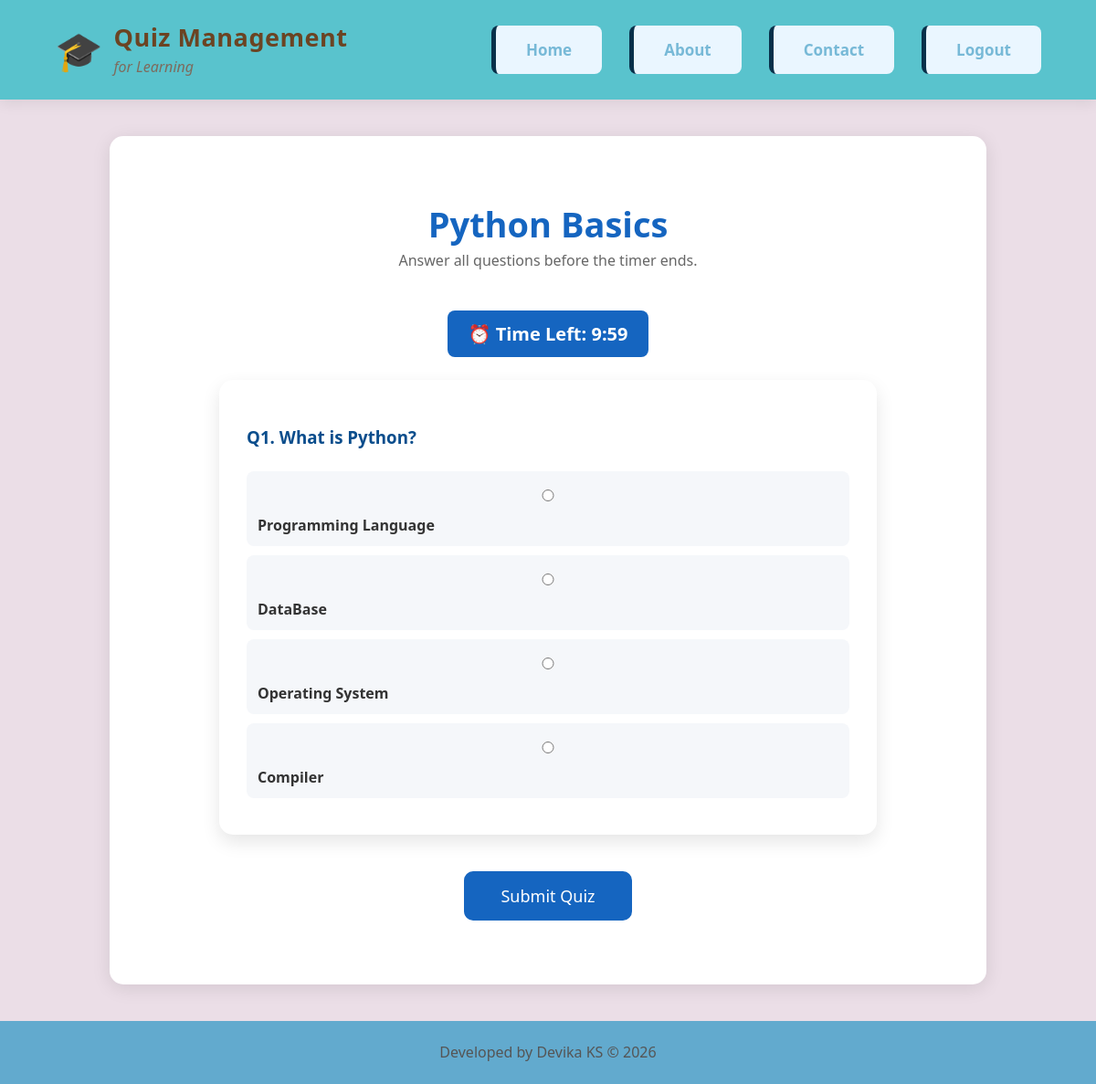
The app's page /start_quiz/1/ (signed in) with its own data.
### myapp/models.py (models this page shows, shortened)
class Quiz(models.Model):
    title = models.CharField(max_length=100)
    subject = models.CharField(max_length=100)
    description = models.TextField()
    duration = models.IntegerField(help_text="Duration in minutes")
    total_marks = models.IntegerField()
    created_by = models.ForeignKey(
        CustomUser,
        on_delete=models.CASCADE,
        related_name="quizzes"
    )
    created_at = models.DateTimeField(auto_now_add=True)

class Question(models.Model):
    quiz = models.ForeignKey(Quiz, on_delete=models.CASCADE)
    question = models.TextField()
    option1 = models.CharField(max_length=200)
    option2 = models.CharField(max_length=200)
    option3 = models.CharField(max_length=200)
    option4 = models.CharField(max_length=200)
    correct_answer = models.CharField(max_length=100)
    ANSWER_CHOICES = [
        ('option1', 'Option 1'),
        ('option2', 'Option 2'),
        ('option3', 'Option 3'),
        ('option4', 'Option 4'),
    ]
    correct_answer = models.CharField(
        max_length=20,
        choices=ANSWER_CHOICES
    )

### myapp/views.py (the view, shortened to what this page needs)
# urls.py: path("start_quiz/<int:quiz_id>/", views.start_quiz, name="start_quiz"),
@login_required
def start_quiz(request, quiz_id):
    quiz = Quiz.objects.get(id=quiz_id)
    questions = Question.objects.filter(quiz=quiz)
    return render(request, "start_quiz.html", {
        "quiz": quiz,
        "questions": questions,
        "duration": quiz.duration,
    })

### templates/start_quiz.html (shortened to what this page needs)
{% extends 'base.html' %}
{% block content %}
<div class="quiz-header">
    <h1>{{ quiz.title }}</h1>
    <p>Answer all questions before the timer ends.</p>
</div>
<div class="timer-box">
    ⏰ Time Left: <span id="timer"></span>
</div>
<form method="POST">
    {% for question in questions %}
    <div class="question-card">
        <h3>Q{{ forloop.counter }}. {{ question.question }}</h3>
        <label>
            <input type="radio" name="{{ question.id }}" value="option1" required>
            {{ question.option1 }}
        </label>
        <label>
            <input type="radio" name="{{ question.id }}" value="option2">
            {{ question.option2 }}
        </label>
        <label>
            <input type="radio" name="{{ question.id }}" value="option3">
            {{ question.option3 }}
        </label>
        <label>
            <input type="radio" name="{{ question.id }}" value="option4">
            {{ question.option4 }}
        </label>
    </div>
    {% empty %}
    <p>No questions available for this quiz.</p>
    {% endfor %}
    <div class="submit-section">
        <button type="submit" class="submit-btn">
            Submit Quiz
        </button>
    </div>
</form>
{% endblock %}

### static/css/style.css (style rules this page uses)
* { margin:0; padding:0; box-sizing:border-box; font-family:'Segoe UI', sans-serif; }
body { background:linear-gradient( to bottom, #ebdee7, #ebdee7 ); }
h3 { color:#005f8f; margin-top:20px; margin-bottom:15px; }
p { line-height:1.8; color:#555; }
form { margin-top:20px; }
label { font-weight:bold; color:#333; }
input, textarea { width:100%; padding:12px; margin-top:8px; margin-bottom:15px; border:1px solid #ccc; border-radius:8px; }
button { background:#0077b6; color:white; border:none; padding:12px 25px; border-radius:8px; font-size:16px; cursor:pointer; transition:0.3s; }
.quiz-header { text-align:center; margin:40px 0; }
.quiz-header h1 { color:#1565C0; font-size:38px; }
.quiz-header p { color:#666; }
.question-card { background:white; width:80%; margin:25px auto; padding:30px; border-radius:15px; box-shadow:0 8px 20px rgba(0,0,0,.1); }
.question-card h3 { color:#0A4D8C; margin-bottom:25px; }
.question-card label { display:block; padding:12px; margin:10px 0; background:#F5F7FA; border-radius:8px; cursor:pointer; transition:.3s; }
.question-card input { margin-right:12px; }
.submit-section { text-align:center; margin:40px; }
.submit-btn { background:#1565C0; color:white; padding:15px 40px; border:none; border-radius:10px; font-size:18px; cursor:pointer; transition:.3s; }
.timer-box { width:220px; margin:20px auto; background:#1565C0; color:white; text-align:center; padding:12px; border-radius:8px; font-size:20px; font-weight:bold; }

### records on screen
Quiz: title "Python Basics"
Question: question "What is Python?", option1 "Programming Language", option2 "DataBase", option3 "Operating System", option4 "Compiler"
